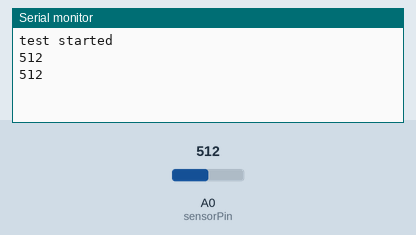
Simulated run of this sketch. Board: Arduino Uno, built with avr-gcc and run on an emulated ATmega328P. Parts: the last lines printed to the serial monitor. Inputs (shaded band) come from the test bench; at power-on: A0 (sensorPin) = 512.

Above: at 1.2 s.
1.3 s: A0 (sensorPin) set to 716
At 2.6 s:
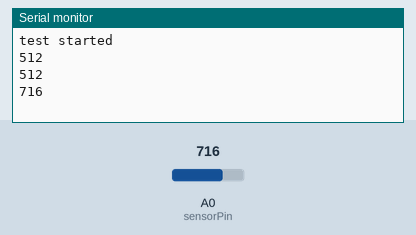
2.8 s: A0 (sensorPin) set to 900
At 3.8 s:
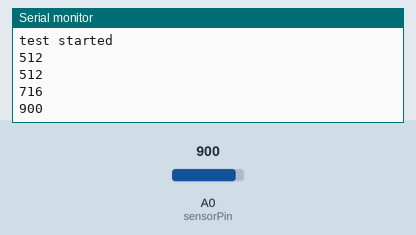
Timing chart, 0 to 5.8 s (numbered marks = the images above; inputs shaded):
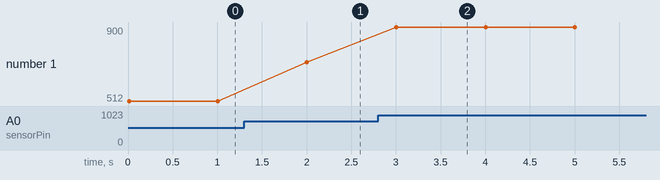

Measured:
- after the input at 1.3 s, the serial monitor: prints a new line after 0.70 s (image 1)
- after the input at 2.8 s, the serial monitor: prints a new line after 0.20 s (image 2)
- plotted number 1: 512 → 716 after the input at 1.3 s, 716 → 900 after the input at 2.8 s

The sketch:

arduinolighttest.ino
```cpp
/*
  SparkFun Inventor's Kit
  Example sketch 07

  PHOTORESISTOR

  Read a photoresistor (light sensor) to detect "darkness" and turn on an LED when it
  is "dark" and turn back off again when it is "bright.

  This sketch was written by SparkFun Electronics,
  with lots of help from the Arduino community.
  This code is completely free for any use.
  Visit http://learn.sparkfun.com/products/2 for SIK information.
  Visit http://www.arduino.cc to learn about the Arduino.
*/


// As usual, we'll create constants to name the pins we're using.
// This will make it easier to follow the code below.

const int sensorPin = 0;


// We'll also set up some global variables for the light level a calibration value and
//and a raw light value
int lightCal;
int lightVal;


void setup()
{
  Serial.begin(9600);
  Serial.print("test started");
  lightCal = analogRead(sensorPin);
  //we will take a single reading from the light sensor and store it in the lightCal
  //variable. This will give us a prelinary value to compare against in the loop
}


void loop()
{
  //Take a reading using analogRead() on sensor pin and store it in lightVal
  lightVal = analogRead(sensorPin);
  Serial.println();
  Serial.print(lightVal);
  delay(1000);


}
```
